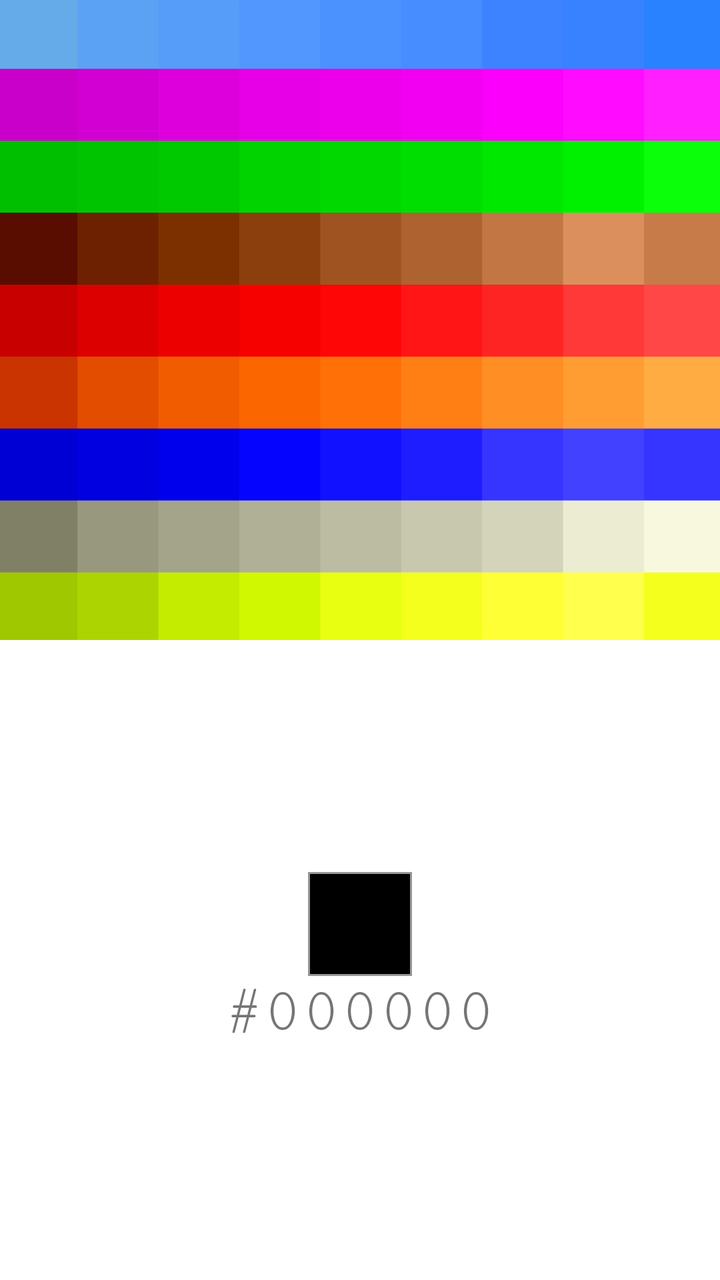
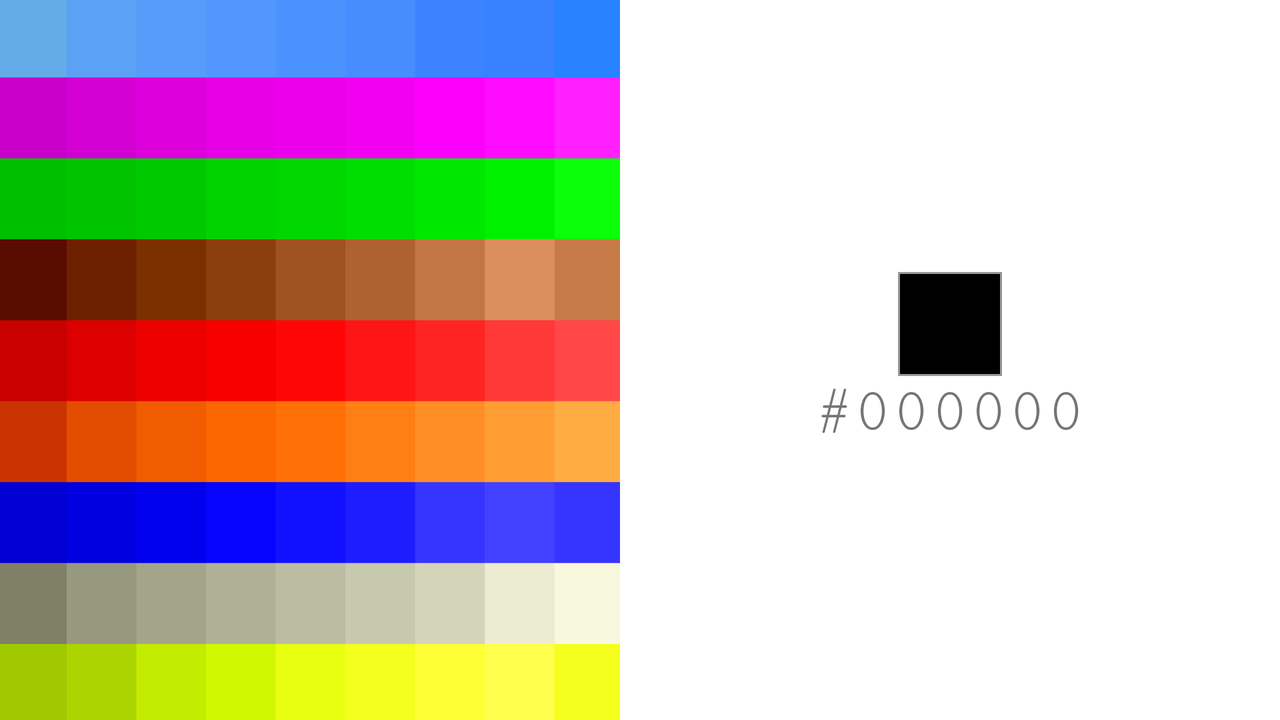

The same Android screen from two of the app's own layout files: first res/layout/ as a phone draws it, then the repository's variant for another configuration, drawn on a device whose configuration selects that folder. Both files follow.
<!-- AndroidManifest.xml: application theme Theme.ColourHelper -->
<!-- res/layout/activity_main.xml -->
<?xml version="1.0" encoding="utf-8"?>
<LinearLayout xmlns:android="http://schemas.android.com/apk/res/android"
    xmlns:app="http://schemas.android.com/apk/res-auto"
    xmlns:tools="http://schemas.android.com/tools"
    android:layout_width="match_parent"
    android:layout_height="match_parent"
    android:orientation="vertical"
    android:weightSum="2"
    android:id="@+id/mainLayout"
    tools:context=".MainActivity">

    <LinearLayout
        android:id="@+id/imageLayout"
        android:layout_width="match_parent"
        android:layout_height="0dp"
        android:layout_weight="1"
        app:layout_constraintEnd_toEndOf="parent"
        app:layout_constraintStart_toStartOf="parent"
        app:layout_constraintTop_toTopOf="parent">

        <ImageView
            android:id="@+id/sourceImageView"
            android:layout_width="match_parent"
            android:layout_height="wrap_content"
            android:scaleType="fitXY"
            android:src="@drawable/test_image_1"
            />
    </LinearLayout>

    <LinearLayout
        android:id="@+id/selectedColorLayout"
        android:layout_width="match_parent"
        android:layout_height="0dp"
        android:layout_weight="1"
        android:orientation="vertical"
        android:gravity="center"
        app:layout_constraintEnd_toEndOf="parent"
        app:layout_constraintStart_toStartOf="parent"
        app:layout_constraintTop_toBottomOf="@+id/imageLayout"
        app:layout_constraintBottom_toBottomOf="parent">

        <include
            layout="@layout/selected_color_preview" />


        <TextView
            android:id="@+id/rgbText"
            android:layout_width="wrap_content"
            android:layout_height="wrap_content"
            android:fontFamily="serif-monospace"
            android:text="#000000"
            android:textSize="@dimen/rgb_text_size"
            android:textAlignment="center"/>
    </LinearLayout>



</LinearLayout>
<!-- res/layout/selected_color_preview.xml (included above) -->
<?xml version="1.0" encoding="utf-8"?>
<LinearLayout android:layout_width="wrap_content"
    android:layout_height="wrap_content"
    android:padding="1dp"
    android:background="@color/selected_color_border"
    xmlns:android="http://schemas.android.com/apk/res/android">
    <View
        android:id="@+id/selectedColorView"
        android:layout_width="50dp"
        android:layout_height="50dp"
        android:background="@color/black"
        />
</LinearLayout>
<!-- resources referenced by this layout -->
<resources>
  <color name="black">#FF000000</color>
  <color name="selected_color_border">#979797</color>
  <dimen name="rgb_text_size">32sp</dimen>
  <!-- drawable test_image_1: png bitmap (drawable, 6430 bytes) -->
  <style name="Theme.ColourHelper" parent="Theme.MaterialComponents.DayNight.DarkActionBar">
          
          <item name="colorPrimary">@color/purple_500</item>
          <item name="colorPrimaryVariant">@color/purple_700</item>
          <item name="colorOnPrimary">@color/white</item>
          
          <item name="colorSecondary">@color/teal_200</item>
          <item name="colorSecondaryVariant">@color/teal_700</item>
          <item name="colorOnSecondary">@color/black</item>
          
          <item name="android:statusBarColor">?attr/colorPrimaryVariant</item>
          
      </style>
  <color name="purple_500">#FF6200EE</color>
  <color name="purple_700">#FF3700B3</color>
  <color name="white">#FFFFFFFF</color>
  <color name="teal_200">#FF03DAC5</color>
  <color name="teal_700">#FF018786</color>
</resources>
<!-- res/layout-land/activity_main.xml (the repository's variant of the layout above) -->
<!-- drawn on the phone turned sideways -->
<?xml version="1.0" encoding="utf-8"?>
<LinearLayout xmlns:android="http://schemas.android.com/apk/res/android"
    xmlns:app="http://schemas.android.com/apk/res-auto"
    xmlns:tools="http://schemas.android.com/tools"
    android:layout_width="match_parent"
    android:layout_height="match_parent"
    android:orientation="horizontal"
    android:weightSum="2"
    android:id="@+id/mainLayout"
    tools:context=".MainActivity">

    <LinearLayout
        android:id="@+id/imageLayout"
        android:layout_width="0dp"
        android:layout_height="match_parent"
        android:layout_weight="1"
        app:layout_constraintEnd_toEndOf="parent"
        app:layout_constraintStart_toStartOf="parent"
        app:layout_constraintTop_toTopOf="parent">

        <ImageView
            android:id="@+id/sourceImageView"
            android:layout_width="wrap_content"
            android:layout_height="match_parent"
            android:scaleType="fitXY"
            android:src="@drawable/test_image_1"
            />
    </LinearLayout>

    <LinearLayout
        android:id="@+id/selectedColorLayout"
        android:layout_width="0dp"
        android:layout_height="match_parent"
        android:padding="1dp"
        android:layout_margin="10dp"
        android:layout_weight="1"
        android:orientation="vertical"
        android:gravity="center"
        app:layout_constraintEnd_toEndOf="parent"
        app:layout_constraintStart_toStartOf="parent"
        app:layout_constraintTop_toBottomOf="@+id/imageLayout"
        app:layout_constraintBottom_toBottomOf="parent">

       <include
           layout="@layout/selected_color_preview" />


        <TextView
            android:id="@+id/rgbText"
            android:layout_width="wrap_content"
            android:layout_height="wrap_content"
            android:fontFamily="serif-monospace"
            android:text="#000000"
            android:textSize="@dimen/rgb_text_size"
            android:textAlignment="center"/>
    </LinearLayout>



</LinearLayout>
